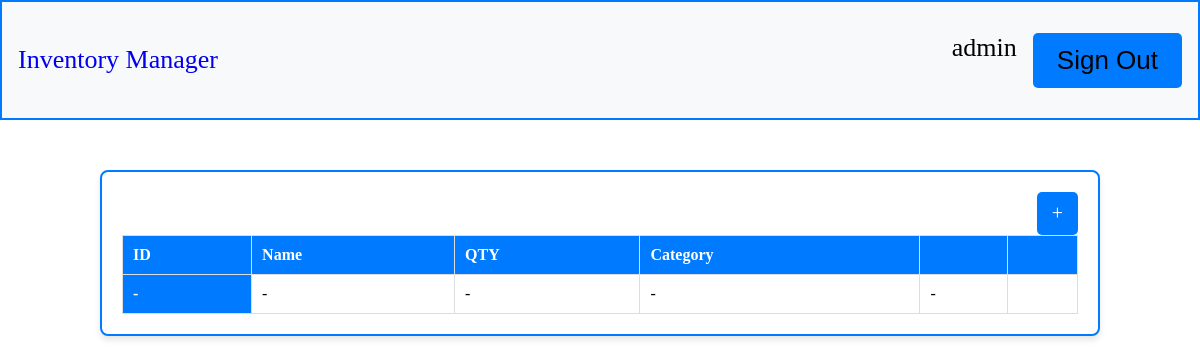
The app's page /dashboard/ (signed in), older data.
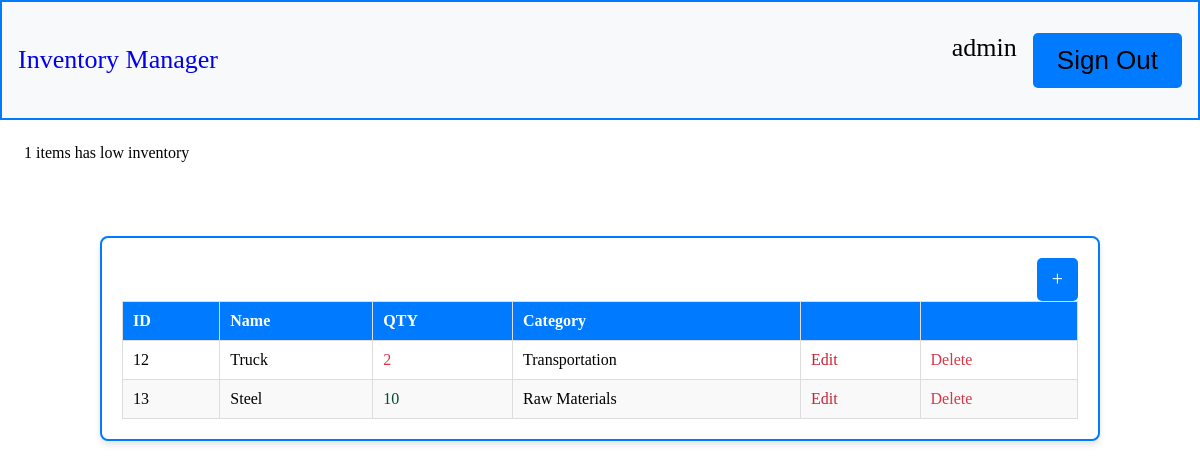
The same page, newer data.
### inventory/models.py (models this page shows, shortened)
class InventoryItem(models.Model):
    name = models.CharField(max_length = 200)
    quantity = models.IntegerField()
    category = models.ForeignKey("Category", on_delete = models.SET_NULL, blank=True, null=True)
    date_created = models.DateTimeField(auto_now_add=True)
    user = models.ForeignKey(User, on_delete=models.CASCADE)

class Category(models.Model):
    name = models.CharField(max_length=200)
    class Meta:
        verbose_name_plural = "categories"

### inventory/views.py (the view)
# urls.py: path("dashboard/", Dashboard.as_view(), name = "dashboard"),
class Dashboard(LoginRequiredMixin, View):
    def get(self, request):
        items = InventoryItem.objects.filter(user = self.request.user.id).order_by("id")
        low_inventory = InventoryItem.objects.filter(
            user=self.request.user.id,
            quantity__lte=LOW_QUANTITY
        )
        if low_inventory.count() > 0:
            if low_inventory.count() > 1:
                messages.error(request, f"{low_inventory.count()} items have low inventory")
            else:
                messages.error(request, f"{low_inventory.count()} items has low inventory")
        low_inventory_ids = InventoryItem.objects.filter(
            user = self.request.user.id,
            quantity__lte = LOW_QUANTITY
        ).values_list("id", flat=True)
        return render(request, "inventory/dashboard.html", {"items":items, "low_inventory_ids": low_inventory_ids})

### inventory/templates/inventory/dashboard.html
{% extends "inventory/base.html" %} {% block content %} {% if messages %}
<div class="message">
  {% for message in messages %}
  <div
    class="{% if 'error' in message.tags %}error-message{% else %}info-message{% endif %}"
  >
    {{ message }}
  </div>
  {% endfor %}
</div>
{% endif %}
<div class="dashboardContainer">
  <div class="dashboard">
    <div class="btnContainer">
      <a href="{% url 'addItem' %}" class="btnAdd">+</a>
    </div>
    <table class="inventoryTable">
      <thead>
        <tr>
          <th>ID</th>
          <th>Name</th>
          <th>QTY</th>
          <th>Category</th>
          <th></th>
          <th></th>
        </tr>
      </thead>
      <tbody>
        {% if items|length == 0 %}
        <tr>
          <th>-</th>
          <td>-</td>
          <td>-</td>
          <td>-</td>
          <td>-</td>
          <td></td>
        </tr>
        {% endif %} {% for item in items %}
        <tr>
          <td scope="row">{{ item.id }}</td>
          <td scope="row">{{ item.name }}</td>
          {% if item.id in low_inventory_ids %}
          <td scope="row" class="danger">{{ item.quantity }}</td>
          {% else %}
          <td scope="row" class="ok">{{ item.quantity }}</td>
          {% endif %}
          <td scope="row">{{ item.category.name }}</td>
          <td>
            <a href="{% url 'editItem' item.id %}" class="editBtn">Edit</a>
          </td>
          <td>
            <a href="{% url 'deleteItem' item.id %}" class="deleteBtn"
              >Delete</a
            >
          </td>
        </tr>
        {% endfor %}
      </tbody>
    </table>
  </div>
</div>
{% endblock content %}

### inventory/templates/inventory/base.html (shortened to what this page needs)
{% load static %}
<!DOCTYPE html>
<html lang="en">
  <head>
    <link rel="stylesheet" href="{% static 'inventory/css/styles.css' %}" />
  </head>
  <body>
    {% include "inventory/navbar.html" %} {% block content %} {% endblock %}
  </body>
</html>

### inventory/templates/inventory/navbar.html (shortened to what this page needs)
{% load static %}
<link rel="stylesheet" href="{% static 'inventory/css/styles.css' %}" />
{% block content %}
<nav class="navbarContainer">
  <div class="navbarTitle">
    <a href="{% url 'index' %}">Inventory Manager</a>
  </div>
  <div class="navbarBtn">
    <ul>
      {% if user.is_authenticated %}
      <li>
        <a href="#" class="username">{{ user.username }}</a>
      </li>
      <li>
        <form action="{% url 'logout' %}" method="post" style="display: inline">
          <button type="submit" class="btnSubmit">Sign Out</button>
        </form>
      </li>
      {% endif %}
    </ul>
  </div>
</nav>
{% endblock %}

### inventory/static/inventory/css/styles.css (style rules this page uses)
* { padding: 0; margin: 0; box-sizing: border-box; }
a { text-decoration: none; }
.navbarContainer { height: 120px; background-color: #f8f9fa; padding: 16px; position: relative; display: flex; align-items: center; justify-content: space-between; border: 2px solid #007bff; }
.navbarTitle { font-size: 26px; display: flex; align-items: center; min-height: 100vh; }
.navbarBtn { font-size: 26px; display: flex; align-items: center; justify-content: center; }
ul { list-style: none; display: flex; }
ul li { margin-left: 16px; }
ul li a { font-size: 26px; color: #000; text-decoration: none; }
form .btnSubmit { font-size: 26px; color: #000; text-decoration: none; border: none; }
.username { font-size: 26px; color: #000; text-decoration: none; border: none; }
.dashboardContainer { display: flex; justify-content: center; align-items: center; }
.dashboard { border: 2px solid #007bff; flex-direction: column; width: 90%; max-width: 1000px; margin: 50px auto; background: white; padding: 20px; border-radius: 8px; box-shadow: 0 4px 6px rgba(0, 0, 0, 0.1); }
.btnContainer { float: right; }
.btnAdd { display: inline-block; padding: 10px 15px; font-size: 20px; color: white; background: #007bff; text-decoration: none; border-radius: 5px; transition: background 0.3s ease; }
.inventoryTable { width: 100%; border-collapse: collapse; background: white; }
.inventoryTable th, .inventoryTable td { padding: 10px; border: 1px solid #ddd; text-align: left; }
.inventoryTable th { background: #007bff; color: white; }
.inventoryTable tbody tr:nth-child(even) { background: #f9f9f9; }
.btnSubmit { background-color: #007bff; color: white; padding: 0.75rem 1.5rem; border: none; border-radius: 5px; font-size: 1rem; cursor: pointer; width: 100%; transition: background-color 0.3s; }
.message { padding: 24px; }
.deleteBtn { color: #dc3545; }
.editBtn { color: #c82333; }
.danger { color: #dc3545; }
.ok { color: #004b2d; }

Row changes from the older to the newer data that the page shows:
added InventoryItem: id "12", name "Truck", quantity "2", category.name "Transportation"
added InventoryItem: id "13", name "Steel", quantity "10", category.name "Raw Materials"
Text that changed along with them:
new list line: "1 items has low inventory"
